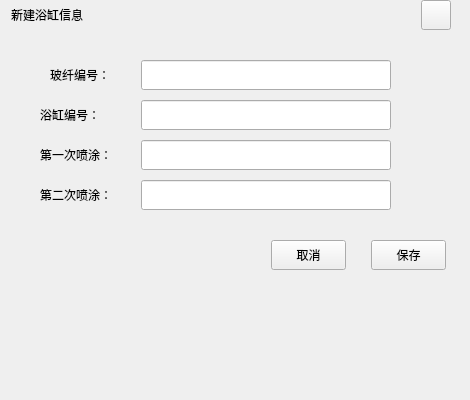
<?xml version="1.0" encoding="UTF-8"?>
<ui version="4.0">
 <class>FiberCosEdit</class>
 <widget class="QWidget" name="FiberCosEdit">
  <property name="geometry">
   <rect>
    <x>0</x>
    <y>0</y>
    <width>470</width>
    <height>400</height>
   </rect>
  </property>
  <property name="windowTitle">
   <string>Form</string>
  </property>
  <widget class="QPushButton" name="CloseBtn">
   <property name="geometry">
    <rect>
     <x>421</x>
     <y>0</y>
     <width>30</width>
     <height>30</height>
    </rect>
   </property>
   <property name="text">
    <string/>
   </property>
  </widget>
  <widget class="QPushButton" name="SaveBtn">
   <property name="geometry">
    <rect>
     <x>371</x>
     <y>240</y>
     <width>75</width>
     <height>30</height>
    </rect>
   </property>
   <property name="text">
    <string>保存</string>
   </property>
  </widget>
  <widget class="QLineEdit" name="First">
   <property name="geometry">
    <rect>
     <x>141</x>
     <y>140</y>
     <width>250</width>
     <height>30</height>
    </rect>
   </property>
  </widget>
  <widget class="QLabel" name="TitleLab">
   <property name="geometry">
    <rect>
     <x>1</x>
     <y>10</y>
     <width>461</width>
     <height>31</height>
    </rect>
   </property>
   <property name="text">
    <string/>
   </property>
  </widget>
  <widget class="QLabel" name="UserLab_3">
   <property name="geometry">
    <rect>
     <x>50</x>
     <y>60</y>
     <width>91</width>
     <height>30</height>
    </rect>
   </property>
   <property name="text">
    <string>玻纤编号：</string>
   </property>
  </widget>
  <widget class="QLabel" name="UserLab_4">
   <property name="geometry">
    <rect>
     <x>40</x>
     <y>180</y>
     <width>101</width>
     <height>30</height>
    </rect>
   </property>
   <property name="text">
    <string>第二次喷涂：</string>
   </property>
  </widget>
  <widget class="QLineEdit" name="Second">
   <property name="geometry">
    <rect>
     <x>141</x>
     <y>180</y>
     <width>250</width>
     <height>30</height>
    </rect>
   </property>
  </widget>
  <widget class="QLabel" name="label">
   <property name="geometry">
    <rect>
     <x>11</x>
     <y>0</y>
     <width>151</width>
     <height>30</height>
    </rect>
   </property>
   <property name="text">
    <string>新建浴缸信息</string>
   </property>
  </widget>
  <widget class="QLabel" name="InerLab">
   <property name="geometry">
    <rect>
     <x>51</x>
     <y>80</y>
     <width>401</width>
     <height>231</height>
    </rect>
   </property>
   <property name="styleSheet">
    <string notr="true"/>
   </property>
   <property name="text">
    <string/>
   </property>
  </widget>
  <widget class="QLineEdit" name="BathTubID">
   <property name="geometry">
    <rect>
     <x>141</x>
     <y>100</y>
     <width>250</width>
     <height>30</height>
    </rect>
   </property>
  </widget>
  <widget class="QPushButton" name="CancleBtn">
   <property name="geometry">
    <rect>
     <x>271</x>
     <y>240</y>
     <width>75</width>
     <height>30</height>
    </rect>
   </property>
   <property name="text">
    <string>取消</string>
   </property>
  </widget>
  <widget class="QLineEdit" name="FiberGlassID">
   <property name="geometry">
    <rect>
     <x>141</x>
     <y>60</y>
     <width>250</width>
     <height>30</height>
    </rect>
   </property>
  </widget>
  <widget class="QLabel" name="UserLab_1">
   <property name="geometry">
    <rect>
     <x>40</x>
     <y>100</y>
     <width>101</width>
     <height>30</height>
    </rect>
   </property>
   <property name="text">
    <string>浴缸编号：</string>
   </property>
  </widget>
  <widget class="QLabel" name="UserLab_2">
   <property name="geometry">
    <rect>
     <x>40</x>
     <y>140</y>
     <width>101</width>
     <height>30</height>
    </rect>
   </property>
   <property name="text">
    <string>第一次喷涂：</string>
   </property>
  </widget>
  <zorder>InerLab</zorder>
  <zorder>TitleLab</zorder>
  <zorder>CloseBtn</zorder>
  <zorder>SaveBtn</zorder>
  <zorder>First</zorder>
  <zorder>UserLab_3</zorder>
  <zorder>UserLab_4</zorder>
  <zorder>Second</zorder>
  <zorder>label</zorder>
  <zorder>BathTubID</zorder>
  <zorder>CancleBtn</zorder>
  <zorder>FiberGlassID</zorder>
  <zorder>UserLab_1</zorder>
  <zorder>UserLab_2</zorder>
 </widget>
 <resources/>
 <connections/>
</ui>
